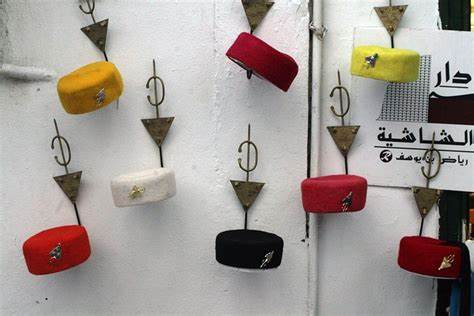
#> input picture assets/images/homeBG.jpg, 474 x 316 px, given in place of the camera
$ python Model.py
#> lines starting #> are read from the running program, lines starting #| are printed output that depends on the picture; after the words box and inside, x2 and y2 are one past the last pixel; in counts of white or black regions, pixels touching at a corner belong together
#> further down, frame is the input picture: shape (316, 474, 3); mean B, G, R 151, 155.7, 163.3
import cv2
import numpy as np

def preprocess_frame(frame, blur_ksize, threshold_value):
    # Convert to grayscale
#> called with blur_ksize = 15, threshold_value = 200
    gray = cv2.cvtColor(frame, cv2.COLOR_BGR2GRAY)
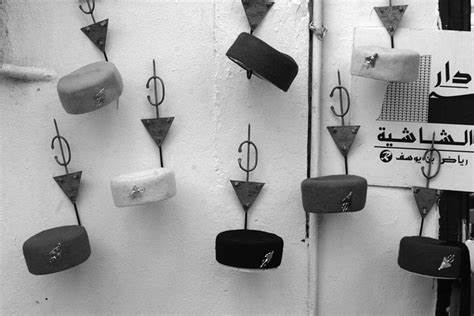
#> gray: shape (316, 474); min 0, max 255, mean 157.5

    # Apply Gaussian blur to reduce noise
    blurred = cv2.GaussianBlur(gray, (blur_ksize, blur_ksize), 0)
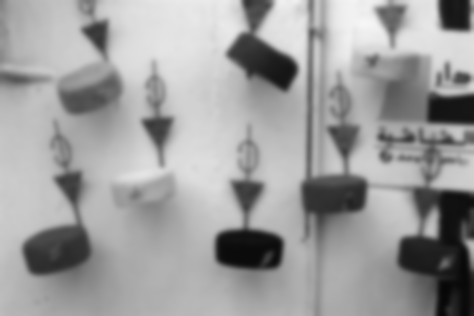
#> blurred: shape (316, 474); min 6, max 246, mean 157.4

    # Apply a threshold to get the brightest spots
    _, thresh = cv2.threshold(blurred, threshold_value, 255, cv2.THRESH_BINARY)
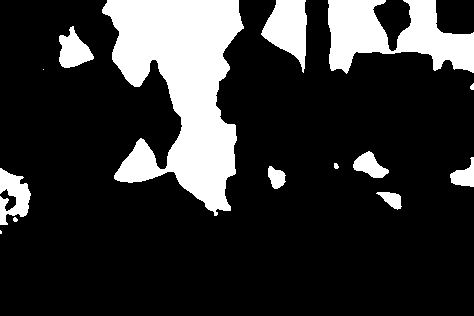
#> thresh: shape (316, 474); 19.4% white; 14 white regions (3 under 20 px)

    return thresh

def detect_light(thresh):
    # Find contours of the bright spot
    contours, _ = cv2.findContours(thresh, cv2.RETR_TREE, cv2.CHAIN_APPROX_SIMPLE)
#> contours = 14 contours, 5 with area under 20; largest, box (x1, y1, x2, y2) and area: (102, 0, 244, 216) 16828, (328, 0, 474, 74) 6030, (261, 0, 307, 73) 1898, (0, 168, 31, 225) 936, (59, 26, 94, 68) 814

    if contours:
        # Get the largest contour
        largest_contour = max(contours, key=cv2.contourArea)
#> largest_contour = contour of 340 points, box (x1, y1, x2, y2) (102, 0, 244, 216), area 16828
        (x, y, w, h) = cv2.boundingRect(largest_contour)
#> x = 102; y = 0; w = 142; h = 216

        # Return the coordinates of the center of the contour
        return (x + w // 2, y + h // 2)

    return None

def get_light_coordinates(frame, blur_ksize, threshold_value):
    # Preprocess the frame
    thresh = preprocess_frame(frame, blur_ksize, threshold_value)

    # Detect the light
    coordinates = detect_light(thresh)
#> coordinates = (173, 108)

    return coordinates

def nothing(x):
    pass

# Initialize camera
cap = cv2.VideoCapture(0)

# Create a window
cv2.namedWindow('Frame')

# Create trackbar for adjusting blur kernel size and threshold value
cv2.createTrackbar('Blur', 'Frame', 15, 50, nothing)
cv2.createTrackbar('Threshold', 'Frame', 200, 255, nothing)

while True:
    # Capture frame-by-frame
    ret, frame = cap.read()

    # Get current positions of the trackbar
    blur_ksize = cv2.getTrackbarPos('Blur', 'Frame')
    threshold_value = cv2.getTrackbarPos('Threshold', 'Frame')

    # Ensure blur kernel size is odd and greater than 1
    if blur_ksize % 2 == 0:
        blur_ksize += 1
    if blur_ksize < 1:
        blur_ksize = 1

    # Get light coordinates
    coordinates = get_light_coordinates(frame, blur_ksize, threshold_value)
#> coordinates = (173, 108)
    preprocessed_frame = preprocess_frame(frame, blur_ksize, threshold_value)

    if coordinates:
        x, y = coordinates
#> x = 173; y = 108
        # Draw a circle at the detected coordinates
        cv2.circle(frame, (x, y), 10, (0, 255, 0), 2)
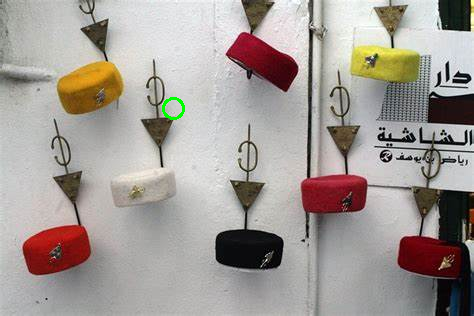
#> frame: shape (316, 474, 3); 0.13% of pixels changed, all inside (x1, y1, x2, y2) = (162, 97, 185, 120)
        print(f"Detected coordinates: ({x}, {y})")
#| Detected coordinates: (173, 108)

    # Display the resulting frame
    cv2.imshow('Frame', frame)
    cv2.imshow('Preprocessed Frame', preprocessed_frame)

    # Break the loop
    if cv2.waitKey(1) & 0xFF == ord('q'):
#> (key q is pressed here)
        break

# When everything is done, release the capture
cap.release()
cv2.destroyAllWindows()
